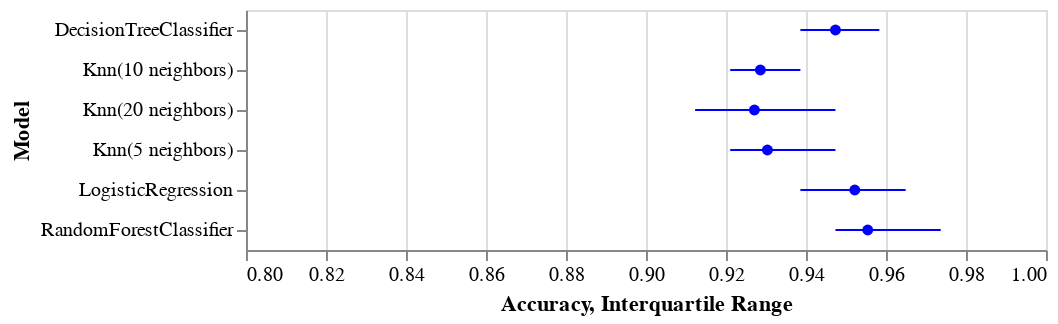

The notebook cell this image was saved under:
### Code cell
error_bars = alt.Chart(accuracy_df_long).mark_errorbar(extent='iqr',color ='blue').encode(
  x=alt.X('Accuracy:Q',scale = alt.Scale(zero=False,domain=[0.8, 1])),
  y=alt.Y('Model')
)

points = alt.Chart(accuracy_df_long).mark_point(filled=True, color='blue').encode(
  x=alt.X('mean(Accuracy)',title = "Interquartile Range",scale = alt.Scale(zero=False,domain=[0.8, 1])),
  y=alt.Y('Model'),
)
error_bars+points

### Figure 1 — Vega-Lite specification as saved in the notebook (floating-point values rounded to 4 significant figures; data arrays with more than 128 entries replaced by an {"elided": "..."} marker saying what was removed)
{"config": {"view": {"continuousWidth": 400, "continuousHeight": 300}}, "layer": [{"mark": {"type": "errorbar", "color": "blue", "extent": "iqr"}, "encoding": {"x": {"field": "Accuracy", "scale": {"domain": [0.8, 1], "zero": false}, "type": "quantitative"}, "y": {"field": "Model", "type": "nominal"}}}, {"mark": {"type": "point", "color": "blue", "filled": true}, "encoding": {"x": {"aggregate": "mean", "field": "Accuracy", "scale": {"domain": [0.8, 1], "zero": false}, "title": "Interquartile Range", "type": "quantitative"}, "y": {"field": "Model", "type": "nominal"}}}], "data": {"name": "data-1f3daeb0604e926c51e5372f17d6ab8e"}, "$schema": "https://vega.github.io/schema/vega-lite/v4.17.0.json", "datasets": {"data-1f3daeb0604e926c51e5372f17d6ab8e": {"elided": "600 records"}}}
